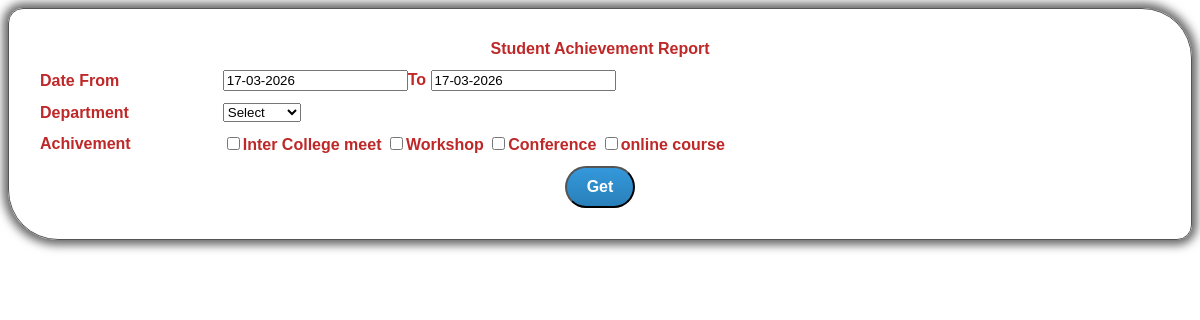
/achievementreport.php, run on the app's committed database.
### tables this page shows
CREATE TABLE IF NOT EXISTS `achievement` (
  `Name` varchar(30) NOT NULL
);

### achievementreport.php (the view, shortened to what this page needs)
<!DOCTYPE html PUBLIC "-//W3C//DTD XHTML 1.0 Transitional//EN" "http://www.w3.org/TR/xhtml1/DTD/xhtml1-transitional.dtd">
<html xmlns="http://www.w3.org/1999/xhtml">
<head>
<link href="css/web.css" rel="stylesheet" type="text/css" />
</head>
<body>
<div class="allblur">
<form action="#" method="post" onsubmit="">
<table cellspacing="10" class="font-stylec" width="100%">
<tr class="tableth"><td colspan="2" align="center">Student Achievement   Report</td>
</tr>
<tr>
<td>Date From</td>
<td><?php
  $tdt=date("d-m-Y");
             if(isset($_POST['fdate']))
                {
?>
<input type="Text" id="fdate" name="fdate" maxlength="20" size="20" value="<?php print $_POST['fdate']; ?>" onClick="javascript:NewCssCal('fdate','DDMMYYYY')" style="cursor:pointer"/>To
<?php
                 }
               else
                {
?>
<input type="Text" id="fdate" name="fdate" maxlength="20" size="20" value="<?php echo $tdt; ?>" onClick="javascript:NewCssCal('fdate','DDMMYYYY')" style="cursor:pointer"/>To
<?php
                }
              if(isset($_POST['tdate']))
                  {
?>
<input type="Text" id="tdate" name="tdate" maxlength="20" size="20" value="<?php print $_POST['tdate']; ?>" onClick="javascript:NewCssCal('tdate','DDMMYYYY')" style="cursor:pointer"/>
<?php
                 }
               else
                {
?>
<input type="Text" id="tdate" name="tdate" maxlength="20" size="20" value="<?php echo $tdt; ?>" onClick="javascript:NewCssCal('tdate','DDMMYYYY')" style="cursor:pointer"/>
<?php
                }
?>
</td></tr>
<tr>
<td>Department</td>
<td> <select name="dept" id="dept">
      <option value="Select">Select</option>
</select>
</td>
</tr>
<tr>
<td>Achivement</td>
<td>
    <?php
    $rs=mysql_query("select * from achievement");
    while($row=mysql_fetch_row($rs))
    {
?>
		<input type="checkbox"name="achive[]" value="<?php print $row[0]?>" id="dept"><?php print $row[0];?>
<?php
    }
   ?>
</td>
</tr>
<tr><td align="center" colspan="2"><input type="submit" value="Get" class="btn"></td></tr>
</form>
</div>
</body>
</html>

### css/Web.css (style rules this page uses)
.allblur { border: solid 1px #555; box-shadow: 0 0 10px 5px rgba(0,0,0,0.6); -moz-box-shadow: 0 0 10px 5px rgba(0,0,0,0.6); -webkit-box-shadow: 0 0 10px 5px rgba(0,0,0,0.6); -o-box-shadow: 0 0 10px 5px rgba(0,0,0,0.6); border-radius: 15px 50px; padding: 20px; }
.font-stylec { font-family: Arial, "Helvetica Neue", Helvetica, sans-serif; color: #BF2828; font-size: 12; padding: 5; font-weight: bold; }
.btn { background: #3498db; background-image: -webkit-linear-gradient(top, #3498db, #2980b9); background-image: -moz-linear-gradient(top, #3498db, #2980b9); background-image: -ms-linear-gradient(top, #3498db, #2980b9); background-image: -o-linear-gradient(top, #3498db, #2980b9); background-image: linear-gradient(to bottom, #3498db, #2980b9); -webkit-border-radius: 28; -moz-border-radius: 28; border-radius: 28px; font-family: Arial; font-weight: bold; color: #ffffff; font-size: 16px; padding: 10px 20px 10px 20px; text-decoration: none; }

### data on the page
achievement: Name "Inter College meet"
achievement: Name "Workshop"
achievement: Name "Conference"
achievement: Name "online course"
